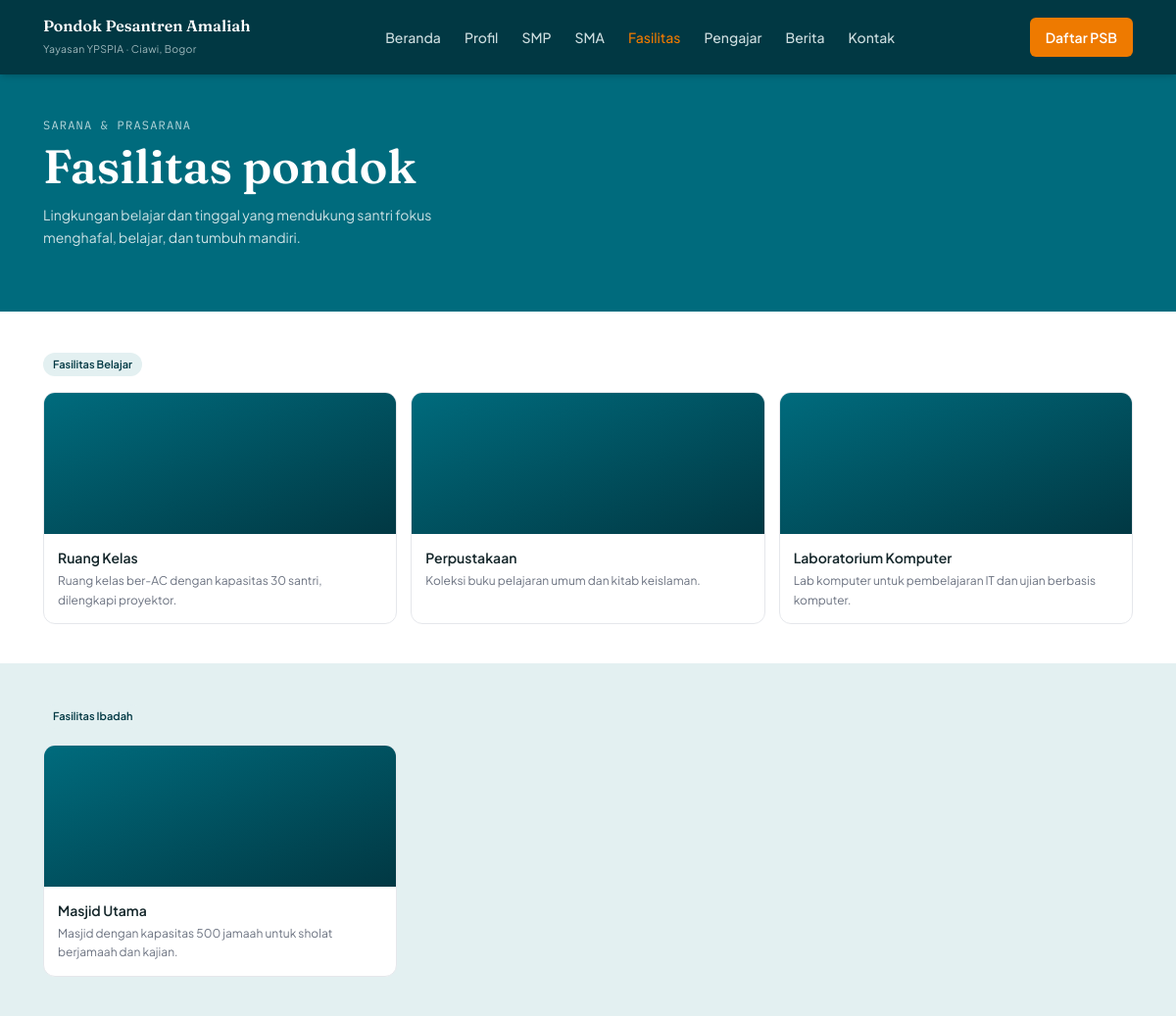
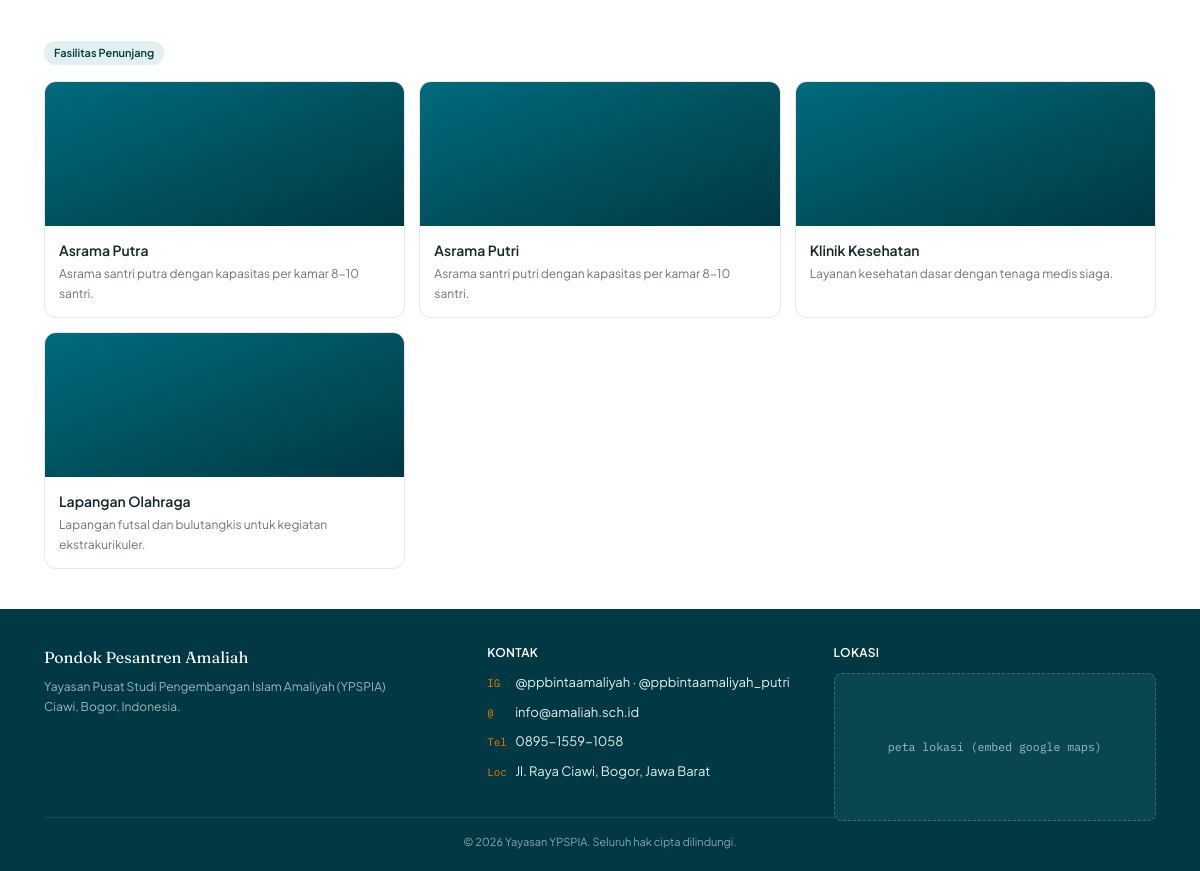
Screenshot of /pages/fasilitas.php with the database file from the repository (2 pictures, top to bottom).
### tables this page shows
CREATE TABLE fasilitas (
    id INT AUTO_INCREMENT PRIMARY KEY,
    nama VARCHAR(150) NOT NULL,
    kategori ENUM('belajar','ibadah','penunjang') DEFAULT 'penunjang',
    deskripsi TEXT,
    gambar VARCHAR(255) DEFAULT NULL,
    urutan INT DEFAULT 0
);

### includes/functions.php (called while the page is built, shortened)
<?php
function e($string) {
    return htmlspecialchars($string ?? '', ENT_QUOTES, 'UTF-8');
}

### includes/config.php (called while the page is built, shortened)
<?php
$site = [
    'nama'      => 'Pondok Pesantren Amaliah',
    'yayasan'   => 'Yayasan Pusat Studi Pengembangan Islam Amaliyah (YPSPIA)',
    'alamat'    => 'Jl. Raya Ciawi, Bogor, Jawa Barat',
    'telepon'   => '0895-1559-1058',
    'email'     => 'info@amaliah.sch.id',
    'ig_putra'  => '@ppbintaamaliyah',
    'ig_putri'  => '@ppbintaamaliyah_putri',
];

### pages/fasilitas.php (the view, shortened to what this page needs)
<?php
require_once __DIR__ . '/../includes/config.php';
require_once __DIR__ . '/../includes/functions.php';
$active = 'fasilitas';
$stmt = $pdo->query("SELECT * FROM fasilitas ORDER BY kategori, urutan ASC");
$semua = $stmt->fetchAll(PDO::FETCH_ASSOC);
$kategori_label = ['belajar' => 'Fasilitas Belajar', 'ibadah' => 'Fasilitas Ibadah', 'penunjang' => 'Fasilitas Penunjang'];
$grouped = ['belajar' => [], 'ibadah' => [], 'penunjang' => []];
foreach ($semua as $f) {
    $grouped[$f['kategori']][] = $f;
}
include __DIR__ . '/../includes/header.php';
?>
<section class="hero" data-aos="fade-in" style="padding-bottom:40px;">
  <div class="hero-inner">
    <div class="hero-eyebrow">Sarana &amp; prasarana</div>
    <h1>Fasilitas pondok</h1>
    <p>Lingkungan belajar dan tinggal yang mendukung santri fokus menghafal, belajar, dan tumbuh mandiri.</p>
  </div>
</section>
<?php foreach ($grouped as $kategori => $items): if (empty($items)) continue; ?>
<section class="section <?= $kategori == 'ibadah' ? 'section-tint' : '' ?>">
  <div class="container">
    <span class="fasilitas-kategori-label"><?= e($kategori_label[$kategori]) ?></span>
    <div class="fasilitas-grid">
      <?php foreach ($items as $f): ?>
        <div class="fasilitas-card" data-aos="fade-up">
          <div class="fasilitas-thumb" style="<?= $f['gambar'] ? "background-image:url('" . BASE_URL . "/assets/img/fasilitas/{$f['gambar']}'); background-size:cover;" : '' ?>"></div>
          <div class="fasilitas-body">
            <div class="f-title"><?= e($f['nama']) ?></div>
            <div class="f-desc"><?= e($f['deskripsi']) ?></div>
          </div>
        </div>
      <?php endforeach; ?>
    </div>
  </div>
</section>
<?php endforeach; ?>
<?php include __DIR__ . '/../includes/footer.php'; ?>

### includes/header.php (shortened to what this page needs)
<?php
$active = $active ?? '';
?>
<!DOCTYPE html>
<html lang="id">
<head>
<script src="https://cdn.tailwindcss.com"></script>
<link href="https://unpkg.com/aos@2.3.1/dist/aos.css" rel="stylesheet">
</head>
<body>
<nav class="navbar">
  <div class="navbar-inner">
    <a href="<?= BASE_URL ?>/index.php" class="navbar-brand">Pondok Pesantren Amaliah<span>Yayasan YPSPIA &middot; Ciawi, Bogor</span></a>
    <ul class="navbar-menu">
      <li><a href="<?= BASE_URL ?>/index.php" class="<?= $active=='home'?'active':'' ?>">Beranda</a></li>
      <li><a href="<?= BASE_URL ?>/pages/profil-yayasan.php" class="<?= $active=='profil'?'active':'' ?>">Profil</a></li>
      <li><a href="<?= BASE_URL ?>/pages/jenjang-smp.php" class="<?= $active=='smp'?'active':'' ?>">SMP</a></li>
      <li><a href="<?= BASE_URL ?>/pages/jenjang-sma.php" class="<?= $active=='sma'?'active':'' ?>">SMA</a></li>
      <li><a href="<?= BASE_URL ?>/pages/fasilitas.php" class="<?= $active=='fasilitas'?'active':'' ?>">Fasilitas</a></li>
      <li><a href="<?= BASE_URL ?>/pages/struktur-pengajar.php" class="<?= $active=='pengajar'?'active':'' ?>">Pengajar</a></li>
      <li><a href="<?= BASE_URL ?>/pages/berita.php" class="<?= $active=='berita'?'active':'' ?>">Berita</a></li>
      <li><a href="<?= BASE_URL ?>/pages/kontak.php" class="<?= $active=='kontak'?'active':'' ?>">Kontak</a></li>
    </ul>
    <a href="<?= BASE_URL ?>/pages/psb.php" class="navbar-cta">Daftar PSB</a>
  </div>
</nav>

### includes/footer.php (shortened to what this page needs)
<footer class="footer">
  <div class="container">
    <div class="footer-grid">
      <div>
        <div class="footer-brand">Pondok Pesantren Amaliah</div>
        <p class="footer-desc"><?= e($site['yayasan']) ?><br>Ciawi, Bogor, Indonesia.</p>
      </div>
      <div>
        <div class="footer-heading">Kontak</div>
        <div class="footer-row"><span class="fi">IG</span><?= e($site['ig_putra']) ?> &middot; <?= e($site['ig_putri']) ?></div>
        <div class="footer-row"><span class="fi">@</span><?= e($site['email']) ?></div>
        <div class="footer-row"><span class="fi">Tel</span><?= e($site['telepon']) ?></div>
        <div class="footer-row"><span class="fi">Loc</span><?= e($site['alamat']) ?></div>
      </div>
      <div>
        <div class="footer-heading">Lokasi</div>
        <div class="footer-map">peta lokasi (embed google maps)</div>
      </div>
    </div>
    <div class="footer-bottom">&copy; <?= date('Y') ?> Yayasan YPSPIA. Seluruh hak cipta dilindungi.</div>
  </div>
</footer>
</body>
</html>

### rows the page displays
fasilitas: nama "Ruang Kelas", deskripsi "Ruang kelas ber-AC dengan kapasitas 30 santri, dilengkapi proyektor."
fasilitas: nama "Perpustakaan", deskripsi "Koleksi buku pelajaran umum dan kitab keislaman."
fasilitas: nama "Laboratorium Komputer", deskripsi "Lab komputer untuk pembelajaran IT dan ujian berbasis komputer."
fasilitas: nama "Masjid Utama", deskripsi "Masjid dengan kapasitas 500 jamaah untuk sholat berjamaah dan kajian."
fasilitas: nama "Asrama Putra", deskripsi "Asrama santri putra dengan kapasitas per kamar 8-10 santri."
fasilitas: nama "Asrama Putri", deskripsi "Asrama santri putri dengan kapasitas per kamar 8-10 santri."
fasilitas: nama "Klinik Kesehatan", deskripsi "Layanan kesehatan dasar dengan tenaga medis siaga."
fasilitas: nama "Lapangan Olahraga", deskripsi "Lapangan futsal dan bulutangkis untuk kegiatan ekstrakurikuler."

### other values shown
$kategori_label[$kategori] "Fasilitas Belajar"
$kategori_label[$kategori] "Fasilitas Ibadah"
$kategori_label[$kategori] "Fasilitas Penunjang"
$site['yayasan'] "Yayasan Pusat Studi Pengembangan Islam Amaliyah (YPSPIA)"
$site['ig_putra'] "@ppbintaamaliyah"
$site['ig_putri'] "@ppbintaamaliyah_putri"
$site['email'] "info@amaliah.sch.id"
$site['telepon'] "0895-1559-1058"
$site['alamat'] "Jl. Raya Ciawi, Bogor, Jawa Barat"
